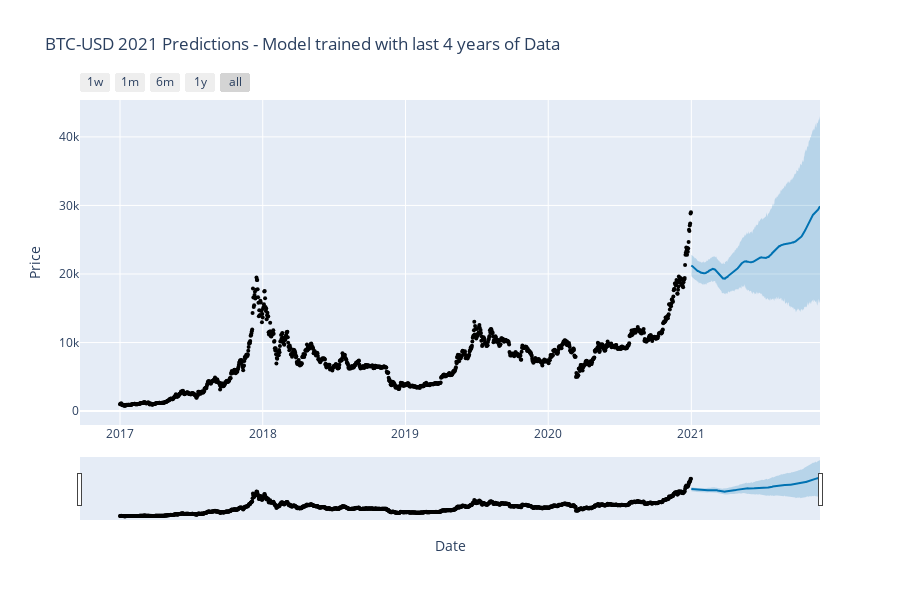

The notebook cell saved with this chart:
### Code cell
# Predictions
model = Prophet()
model.fit(X_train_last_four)
forecast2 = model.predict(X_test)
fig = plot_plotly(model, forecast2, xlabel='Date', ylabel='Price')
fig.update_layout(title='BTC-USD 2021 Predictions - Model trained with last 4 years of Data')
fig.show()

### Figure 1 — Plotly figure (JSON) as saved in the notebook; plotly's stock layout.template omitted (floating-point values rounded to 4 significant figures; data arrays with more than 128 entries replaced by an {"elided": "..."} marker saying what was removed)
{"data": [{"marker": {"color": "black", "size": 4}, "mode": "markers", "name": "Actual", "type": "scatter", "x": {"elided": "1457 str values"}, "y": {"elided": "1457 float values"}}, {"hoverinfo": "skip", "line": {"width": 0}, "mode": "lines", "type": "scatter", "x": {"elided": "330 str values"}, "y": {"elided": "330 float values"}}, {"fill": "tonexty", "fillcolor": "rgba(0, 114, 178, 0.2)", "line": {"color": "#0072B2", "width": 2}, "mode": "lines", "name": "Predicted", "type": "scatter", "x": {"elided": "330 str values"}, "y": {"elided": "330 float values"}}, {"fill": "tonexty", "fillcolor": "rgba(0, 114, 178, 0.2)", "hoverinfo": "skip", "line": {"width": 0}, "mode": "lines", "type": "scatter", "x": {"elided": "330 str values"}, "y": {"elided": "330 float values"}}], "layout": {"height": 600, "showlegend": false, "title": {"text": "BTC-USD 2021 Predictions - Model trained with last 4 years of Data"}, "width": 900, "xaxis": {"rangeselector": {"buttons": [{"count": 7, "label": "1w", "step": "day", "stepmode": "backward"}, {"count": 1, "label": "1m", "step": "month", "stepmode": "backward"}, {"count": 6, "label": "6m", "step": "month", "stepmode": "backward"}, {"count": 1, "label": "1y", "step": "year", "stepmode": "backward"}, {"step": "all"}]}, "rangeslider": {"visible": true}, "title": {"text": "Date"}, "type": "date"}, "yaxis": {"title": {"text": "Price"}}}}
